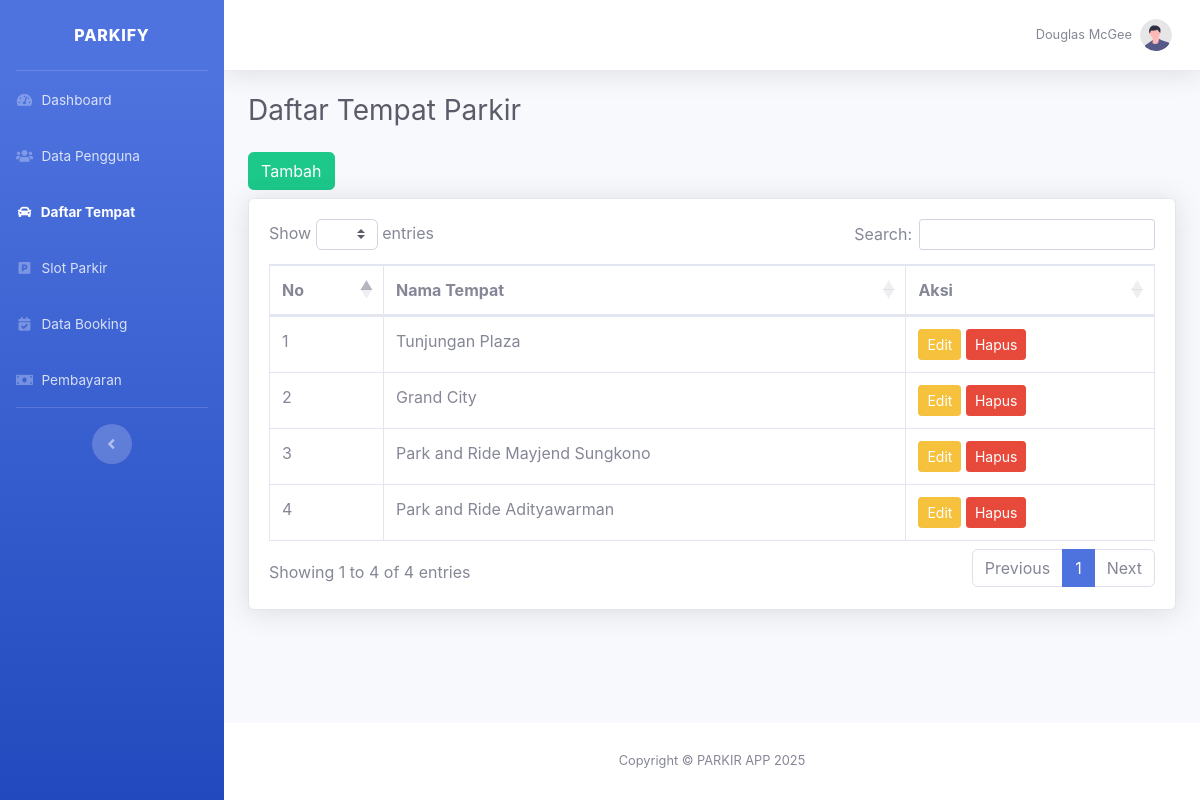
Page /admin/daftar_tempat.php on the committed database.
### tables this page shows
CREATE TABLE `tempat_parkir` (
  `tempat_id` int NOT NULL,
  `nama_tempat` varchar(100) DEFAULT NULL
);

### admin/daftar_tempat.php (the view, shortened to what this page needs)
<?php
include '../config/db.php';
$tempatList = $conn->query("SELECT * FROM tempat_parkir")->fetchAll(PDO::FETCH_ASSOC);
?>
<!DOCTYPE html>
<html lang="en">
<head>
    <link href="../vendor/fontawesome-free/css/all.min.css" rel="stylesheet">
    <link href="../css/sb-admin-2.min.css" rel="stylesheet">
    <link href="https://cdn.datatables.net/1.13.6/css/dataTables.bootstrap4.min.css" rel="stylesheet">
</head>
<body id="page-top">
<div id="wrapper">
    <?php include '../includes/adminsidebar.php'; ?>
    <div id="content-wrapper" class="d-flex flex-column">
        <div id="content">
            <?php include '../includes/adminnavbar.php'; ?>
            <div class="container-fluid">
                <h1 class="h3 mb-4 text-gray-800">Daftar Tempat Parkir</h1>
                <button class="btn btn-success mb-2" data-toggle="modal" data-target="#modalTambah">Tambah</button>
                <div class="card shadow">
                    <div class="card-body">
                        <table class="table table-bordered" id="dataTable">
                            <thead>
                                <tr>
                                    <th>No</th>
                                    <th>Nama Tempat</th>
                                    <th>Aksi</th>
                                </tr>
                            </thead>
                            <tbody>
                                <?php $no = 1; foreach ($tempatList as $t): ?>
                                    <tr>
                                        <td><?= $no++; ?></td>
                                        <td><?= htmlspecialchars($t['nama_tempat']) ?></td>
                                        <td>
                                            <button class="btn btn-warning btn-sm"
                                                    onclick="editTempat(<?= $t['tempat_id'] ?>, <?= json_encode($t['nama_tempat']) ?>)">
                                                Edit
                                            </button>
                                            <a href="?delete=<?= $t['tempat_id'] ?>" class="btn btn-danger btn-sm"
                                            onclick="return confirm('Hapus tempat ini?')">Hapus</a>
                                        </td>
                                    </tr>
                                <?php endforeach; ?>
                            </tbody>
                        </table>
                    </div>
                </div>
            </div>
        </div>
        <?php include '../includes/footer.php'; ?>
    </div>
</div>
</body>
</html>

### rows in the picture
tempat_parkir: nama_tempat "Tunjungan Plaza"
tempat_parkir: nama_tempat "Grand City"
tempat_parkir: nama_tempat "Park and Ride Mayjend Sungkono"
tempat_parkir: nama_tempat "Park and Ride Adityawarman"
